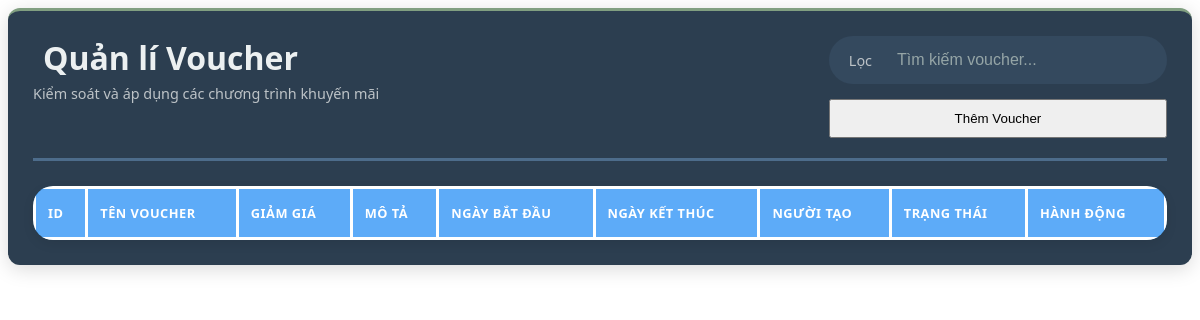
/admin/dashboard/dashboard_voucher.php, run on an earlier commit of the app's database.
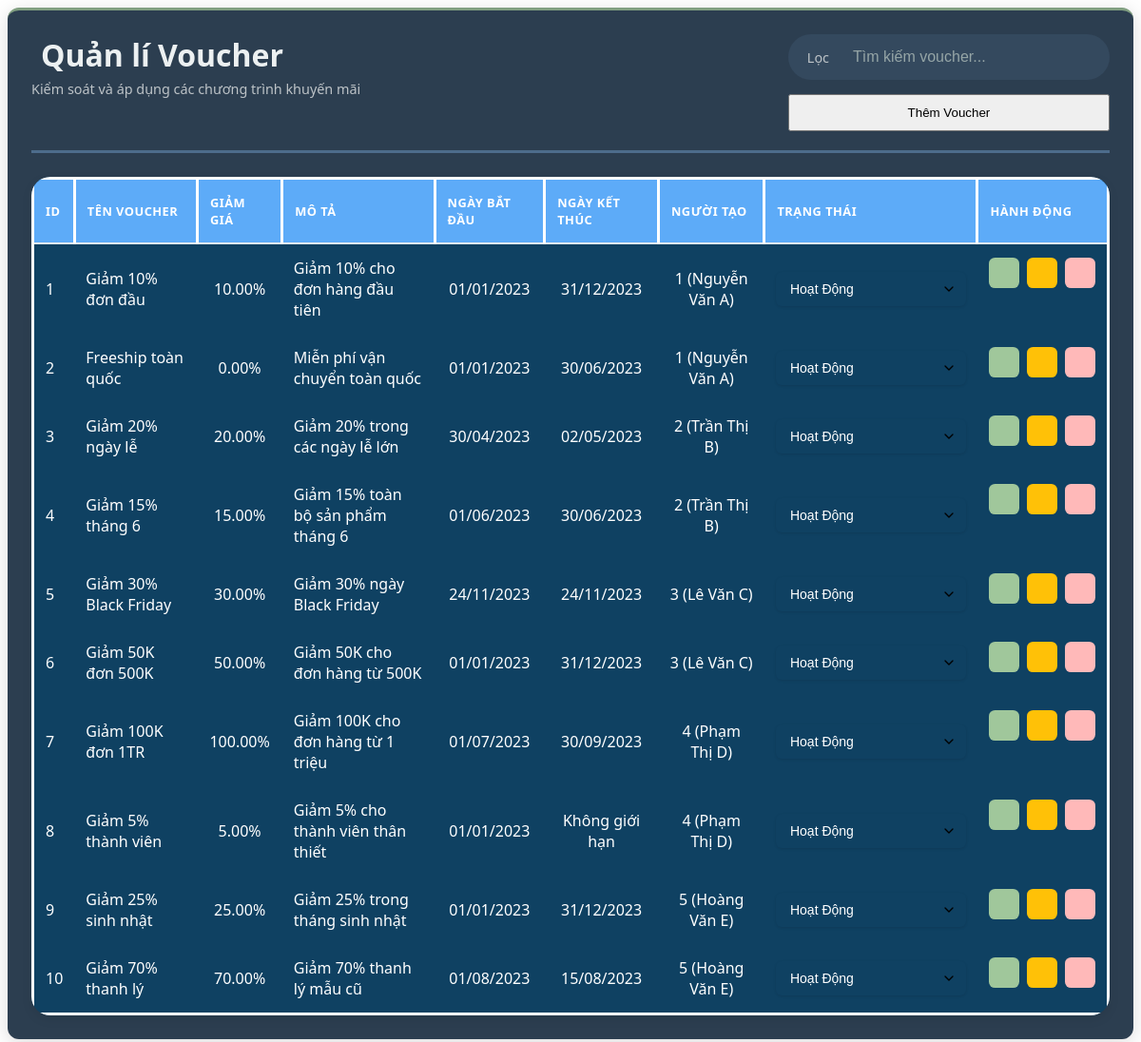
And on a later commit of the database.
### tables this page shows
CREATE TABLE voucher
(
  id INT NOT NULL AUTO_INCREMENT,
  name VARCHAR(100) NOT NULL,
  deduction DECIMAL(10,2) NOT NULL,
  description TEXT,
  date_start DATE NOT NULL,
  date_end DATE,
  id_admin INT,
  is_active BOOLEAN DEFAULT TRUE,
  created_at TIMESTAMP DEFAULT CURRENT_TIMESTAMP,
  updated_at TIMESTAMP DEFAULT CURRENT_TIMESTAMP ON UPDATE CURRENT_TIMESTAMP,
  PRIMARY KEY (id),
  FOREIGN KEY (id_admin) REFERENCES admin(id) ON DELETE SET NULL
);

### database/database_sever.php (called while the page is built, shortened)
<?php
    class database_sever{
        private $host = 'localhost';
        private $username = 'root';
        private $password = '';
        public $conn = null;
        public function __construct($db_name="bangiay"){
            $this->db_name = $db_name;
        try {
            $this->conn = new PDO(
                'mysql:host=' . $this->host . ';dbname=' . $this->db_name,
                $this->username,
                $this->password
            );
            $this->conn->setAttribute(PDO::ATTR_ERRMODE, PDO::ERRMODE_EXCEPTION);
            $this->conn->setAttribute(PDO::ATTR_DEFAULT_FETCH_MODE, PDO::FETCH_ASSOC);
            $this->conn->setAttribute(PDO::ATTR_EMULATE_PREPARES, false);
        } catch(PDOException $e) {
            error_log("Connection Error: " . $e->getMessage());
            throw new Exception("Database connection failed");
        }
        }
        public function view_table($string_query,$param=[]){
            try{
                $this->stmt = $this->conn->prepare($string_query);
                $this->stmt->execute($param);
                return $this->stmt->fetchAll();
            } catch(PDOException $e) {
                echo "Lỗi: " . $e->getMessage();
            }
        }
    }
?>

### dao/VoucherDao.php (called while the page is built, shortened)
<?php
require_once __DIR__ . '/../DTO/VoucherDTO.php';
require_once __DIR__ . '/../database/database_sever.php';
class VoucherDao {
    private $db;
    public function __construct() {
        $this->db = new database_sever();
    }
    public function view_all() {
        $sql = "SELECT * FROM voucher";
        $results = $this->db->view_table($sql);
        $vouchers = [];
        foreach ($results as $row) {
            $vouchers[] = new VoucherDTO($row);
        }
        return $vouchers;
    }
}
?>
<?php $table_vouchers = new VoucherDao();?>

### DTO/VoucherDTO.php (called while the page is built, shortened)
<?php
class VoucherDTO {
    public function __construct($data) {
        $this->id = $data['id'] ?? null;
        $this->name = $data['name'] ?? '';
        $this->deduction = $data['deduction'] ?? 0.0;
        $this->description = $data['description'] ?? null;
        $this->date_start = $data['date_start'] ?? null;
        $this->date_end = $data['date_end'] ?? null;
        $this->id_admin = $data['id_admin'] ?? null;
        $this->is_active = $data['is_active'] ?? true;
    }
}?>

### dao/AdminDao.php (called while the page is built, shortened)
<?php
require_once __DIR__ . '/../DTO/AdminDTO.php';
require_once __DIR__ . '/../database/database_sever.php';
class AdminDao {
    private $db;
    public function __construct() {
        $this->db = new database_sever();
    }
    public function get_by_id($id) {
        $sql = "SELECT * FROM admin WHERE id = :id";
        $params = ['id' => $id];
        $result = $this->db->view_table($sql, $params);
        if (!empty($result)) {
            return new AdminDTO($result[0]);
        }
        return null;
    }
}
?>
<?php $table_admins = new AdminDao();
?>

### DTO/AdminDTO.php (called while the page is built, shortened)
<?php
class AdminDTO {
    public function __construct($data) {
        $this->name = $data['name'] ?? '';
    }
}
?>

### admin/dashboard/table/voucher_management.php (the view, shortened to what the changed rows need)
<?php
require_once __DIR__ . "/../../../dao/VoucherDao.php";
require_once __DIR__ . "/../../../dao/AdminDao.php";
$vouchers = $table_vouchers->view_all(true);
?>
<link rel="stylesheet" href="css/admin_style/dashboard/table_main.css">
<div class=" voucher-management object-management active">
    <table class="data-table">
        <thead>
            <tr>
                <th>ID</th>
                <th>Tên voucher</th>
                <th>Giảm giá</th>
                <th>Mô tả</th>
                <th>Ngày bắt đầu</th>
                <th>Ngày kết thúc</th>
                <th>Người tạo</th>
                <th>Trạng thái</th>
                <th>Hành động</th>
            </tr>
        </thead>
        <tbody>
            <?php foreach ($vouchers as $voucher): ?>
                <tr data-id="<?=$voucher->id ?>">
                    <td><?= htmlspecialchars($voucher->id) ?></td>
                    <td><?= htmlspecialchars($voucher->name) ?></td>
                    <td><?= number_format($voucher->deduction, 2) ?>%</td>
                    <td><?= htmlspecialchars($voucher->description ?? 'Không có mô tả') ?></td>
                    <td><?= date('d/m/Y', strtotime($voucher->date_start)) ?></td>
                    <td><?= $voucher->date_end ? date('d/m/Y', strtotime($voucher->date_end)) : 'Không giới hạn' ?></td>
                    <td><?= htmlspecialchars($voucher->id_admin) ?> (<?= htmlspecialchars($table_admins->get_by_id($voucher->id_admin)->name) ?>)</td>
                    <td class="status-voucher status-<?= strtolower($voucher->is_active) ?> ">
                        <select  name="objectId" class="styled-select status-select" data-object-id="<?=$voucher->id?>">
                            <option value="Voucher-true" <?= $voucher->is_active == true ? 'selected' : '' ?>>Hoạt Động</option>
                        </select>
                    </td>
                    <td class='row button-update'>
                    <button class='action-btn view-btn' data-action='view-voucher' data-id='<?= $voucher->id ?>'>
                        </button>
                        <button class='action-btn edit-btn' data-action='update-voucher' data-id='<?= $voucher->id ?>'>
                        </button>
                        <button class='action-btn delete-btn' data-action='delete-voucher' data-id='<?= $voucher->id ?>'>
                        </button>
                    </td>
                </tr>
            <?php endforeach; ?>
        </tbody>
    </table>
</div>

What changed in the data, as far as the page shows it:
added voucher: id "1", name "Giảm 10% đơn đầu", deduction "10.00", description "Giảm 10% cho đơn hàng đầu tiên", date_start "01/01/2023", date_end "31/12/2023", id_admin "1", id_admin.name "Nguyễn Văn A", objectId "Hoạt Động"
added voucher: id "2", name "Freeship toàn quốc", deduction "0.00", description "Miễn phí vận chuyển toàn quốc", date_start "01/01/2023", date_end "30/06/2023", id_admin "1", id_admin.name "Nguyễn Văn A", objectId "Hoạt Động"
added voucher: id "3", name "Giảm 20% ngày lễ", deduction "20.00", description "Giảm 20% trong các ngày lễ lớn", date_start "30/04/2023", date_end "02/05/2023", id_admin "2", id_admin.name "Trần Thị B", objectId "Hoạt Động"
added voucher: id "4", name "Giảm 15% tháng 6", deduction "15.00", description "Giảm 15% toàn bộ sản phẩm tháng 6", date_start "01/06/2023", date_end "30/06/2023", id_admin "2", id_admin.name "Trần Thị B", objectId "Hoạt Động"
added voucher: id "5", name "Giảm 30% Black Friday", deduction "30.00", description "Giảm 30% ngày Black Friday", date_start "24/11/2023", date_end "24/11/2023", id_admin "3", id_admin.name "Lê Văn C", objectId "Hoạt Động"
added voucher: id "6", name "Giảm 50K đơn 500K", deduction "50.00", description "Giảm 50K cho đơn hàng từ 500K", date_start "01/01/2023", date_end "31/12/2023", id_admin "3", id_admin.name "Lê Văn C", objectId "Hoạt Động"
added voucher: id "7", name "Giảm 100K đơn 1TR", deduction "100.00", description "Giảm 100K cho đơn hàng từ 1 triệu", date_start "01/07/2023", date_end "30/09/2023", id_admin "4", id_admin.name "Phạm Thị D", objectId "Hoạt Động"
added voucher: id "8", name "Giảm 5% thành viên", deduction "5.00", description "Giảm 5% cho thành viên thân thiết", date_start "01/01/2023", shows "Không giới hạn", id_admin "4", id_admin.name "Phạm Thị D", objectId "Hoạt Động"
added voucher: id "9", name "Giảm 25% sinh nhật", deduction "25.00", description "Giảm 25% trong tháng sinh nhật", date_start "01/01/2023", date_end "31/12/2023", id_admin "5", id_admin.name "Hoàng Văn E", objectId "Hoạt Động"
added voucher: id "10", name "Giảm 70% thanh lý", deduction "70.00", description "Giảm 70% thanh lý mẫu cũ", date_start "01/08/2023", date_end "15/08/2023", id_admin "5", id_admin.name "Hoàng Văn E", objectId "Hoạt Động"
